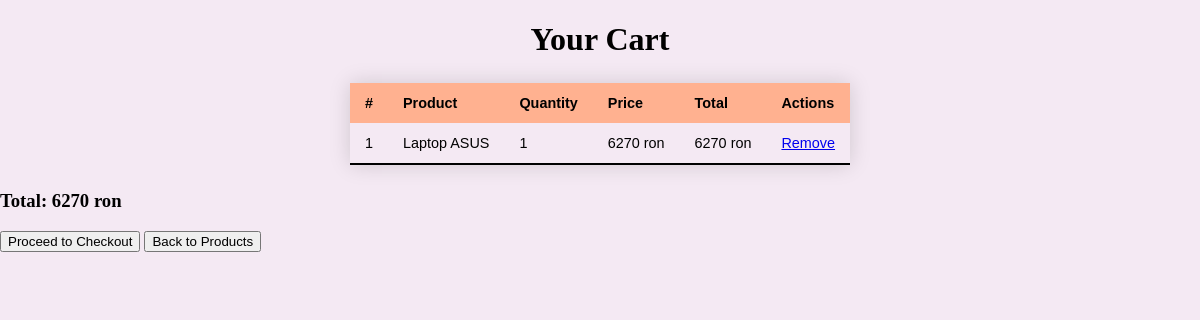
Screenshot of /index.php?controller=cart&action=viewCart with the database file from the repository.
### tables this page shows
CREATE TABLE `product` (
  `product_id` int(11) NOT NULL,
  `product_name` varchar(100) NOT NULL,
  `product_description` varchar(200) NOT NULL,
  `product_price` int(11) NOT NULL,
  `product_tva` tinyint(1) NOT NULL
);

CREATE TABLE `cart` (
  `cart_id` int(11) NOT NULL,
  `product_id` int(11) NOT NULL,
  `quantity` int(11) NOT NULL
);

### controllers/cartController.php (called while the page is built, shortened)
<?php
require_once __DIR__ . '/../models/cart.php';
require_once __DIR__ . '/../models/cartItem.php';
class CartController
{
    public function viewCart()
    {
        $cart = new Cart();
        include __DIR__ . '/../views/cart_view.php';
    }
}

### config/database.php (called while the page is built, shortened)
<?php
class Database
{
    private $connection;
    public function __construct()
    {
        $this->connection = new mysqli('localhost', 'root', '', 'shop');
    }
    public function query($sql)
    {
        $result = $this->connection->query($sql);
        return $result;
    }
    public function prepare($sql)
    {
        $stmt = $this->connection->prepare($sql);
        return $stmt;
    }
}

### models/cart.php (called while the page is built, shortened)
<?php
require_once __DIR__ . '/../config/database.php';
require_once 'models/cartItem.php';
class Cart
{
    private $db;
    private $items = [];
    public function __construct()
    {
        $this->db = new Database();
        $this->loadItems();
    }
    private function loadItems()
    {
        $sql = "SELECT * FROM cart";
        $result = $this->db->query($sql);
        while ($item = $result->fetch_assoc()) {
            $this->items[] = new CartItem($item['product_id'], $item['quantity']);
        }
    }
    public function getItems()
    {
        return $this->items;
    }
    public function getTotal()
    {
        $total = 0;
        foreach ($this->items as $item) {
            $total += $item->getTotalPrice();
        }
        return $total;
    }
}

### models/product.php (called while the page is built, shortened)
<?php
require_once __DIR__ . '/../config/database.php';
require_once 'category.php';
class Product
{
    private $db;
    private $categoryModel;
    private $product_name;
    private $product_price;
    private $product_tva;
    public function __construct($product_id = null, $product_name = '', $product_description = '', $product_price = 0, $product_tva = false)
    {
        $this->db = new Database();
        $this->categoryModel = new Category();
        $this->product_name = $product_name;
        $this->product_price = $product_price;
        $this->product_tva = $product_tva;
    }
    public function getProductById($product_id)
    {
        $sql = "SELECT * FROM product WHERE product_id = ?";
        $stmt = $this->db->prepare($sql);
        $stmt->bind_param("i", $product_id);
        $stmt->execute();
        $result = $stmt->get_result();
        $productData = $result->fetch_assoc();
        if ($productData) {
            $product = new Product(
                $productData['product_id'],
                $productData['product_name'],
                $productData['product_description'],
                $productData['product_price'],
                $productData['product_tva']
            );
            $product->categories = $this->categoryModel->getCategoriesForProduct($productData['product_id']);
            return $product;
        }
        return null;
    }
    public function calculatePrice()
    {
        if ($this->product_tva) {
            return $this->product_price + ($this->product_price * 0.10);
        }
        return $this->product_price;
    }
    public function getName()
    {
        return $this->product_name;
    }
}

### models/cartItem.php (called while the page is built, shortened)
<?php
require_once __DIR__ . '/../config/database.php';
require_once 'models/cart.php';
class CartItem
{
    private $product_id;
    private $quantity;
    private $product;
    public function __construct($product_id, $quantity)
    {
        $this->product_id = $product_id;
        $this->quantity = $quantity;
        $this->product = (new Product())->getProductById($product_id);
    }
    public function getProductId()
    {
        return $this->product_id;
    }
    public function getQuantity()
    {
        return $this->quantity;
    }
    public function getTotalPrice()
    {
        return $this->product->calculatePrice() * $this->quantity;
    }
    public function getProductName()
    {
        return $this->product->getName();
    }
    public function getPriceWithVAT()
    {
        return $this->product->calculatePrice();
    }
}

### models/category.php (called while the page is built, shortened)
<?php
class Category
{
    private $db;
    public function __construct($category_id = null, $category_name = '')
    {
        $this->db = new Database();
    }
    public function getCategoriesForProduct($product_id)
    {
        $sql = "SELECT category_id FROM product_categories WHERE product_id = ?";
        $stmt = $this->db->prepare($sql);
        $stmt->bind_param("i", $product_id);
        $stmt->execute();
        $result = $stmt->get_result();
        $categoryIds = $result->fetch_all(MYSQLI_ASSOC);
        $categories = [];
        foreach ($categoryIds as $categoryId) {
            $categories[] = $this->getCategoryById($categoryId['category_id']);
        }
        return $categories;
    }
    public function getCategoryById($category_id)
    {
        $sql = "SELECT * FROM category WHERE category_id = ?";
        $stmt = $this->db->prepare($sql);
        $stmt->bind_param("i", $category_id);
        $stmt->execute();
        $result = $stmt->get_result();
        $categoryData = $result->fetch_assoc();
        if ($categoryData) {
            return new Category($categoryData['category_id'], $categoryData['category_name']);
        }
        return null;
    }
}

### views/cart_view.php (the view, shortened to what this page needs)
<!DOCTYPE html>
<html lang="en">
<head>
    <link rel="stylesheet" href="/online_shop/views/style.css">
</head>
<body>
    <h1>Your Cart</h1>
    <?php if (!empty($cart->getItems())): ?>
        <table>
            <thead>
                <tr>
                    <th>#</th>
                    <th>Product</th>
                    <th>Quantity</th>
                    <th>Price</th>
                    <th>Total</th>
                    <th>Actions</th>
                </tr>
            </thead>
            <tbody>
                <?php foreach ($cart->getItems() as $index => $item): ?>
                    <tr>
                        <td><?= $index + 1; ?></td>
                        <td><?= htmlspecialchars($item->getProductName()); ?></td>
                        <td><?= htmlspecialchars($item->getQuantity()); ?></td>
                        <td><?= htmlspecialchars($item->getPriceWithVAT()); ?> ron</td>
                        <td><?= htmlspecialchars($item->getTotalPrice()); ?> ron</td>
                        <td>
                            <a href="/online_shop/index.php?controller=cart&action=removeFromCart&product_id=<?= $item->getProductId(); ?>">Remove</a>
                        </td>
                    </tr>
                <?php endforeach; ?>
            </tbody>
        </table>
        <h3>Total: <?= htmlspecialchars($cart->getTotal()); ?> ron</h3>
        <button onclick="window.location.href='/online_shop/index.php?controller=order&action=checkout'">Proceed to Checkout</button>
    <?php else: ?>
        <p>Your cart is empty!</p>
    <?php endif; ?>
    <button onclick="window.location.href='index.php'">Back to Products</button>
</body>
</html>

### views/style.css (style rules this page uses)
html, body { height: 100%; width: 100%; margin: 0; padding: 0; background-color: #F4E9F3; }
h1 { text-align: center; }
table { margin: 25px auto; border-collapse: collapse; font-size: 0.9em; font-family: sans-serif; min-width: 400px; box-shadow: 0 0 20px rgba(0, 0, 0, 0.15); }
thead tr { background-color: #FFB190; color: black; text-align: left; }
thead tr th { background-color: #FFB190; color: black; text-align: left; }
th, td { padding: 12px 15px; }
tbody tr { border-bottom: 1px solid #dddddd; }
tbody tr:last-of-type { border-bottom: 2px solid #000000; }

### rows the page displays
product: product_name "Laptop ASUS", product_price "6270", product_price.quantity "6270"
cart: quantity "1"

### other values shown
$cart->getTotal() "6270"
